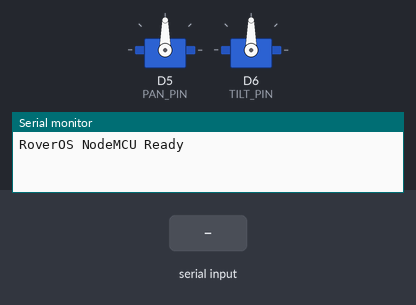
A sketch run on a simulated ESP8266 (NodeMCU). On the bench: 2 × servo, the last lines printed to the serial monitor. The inputs (shaded band) are chosen by the test bench.

Above: at 1.5 s.
1.6 s: "PAN:\n" received over Serial
At 2.3 s:
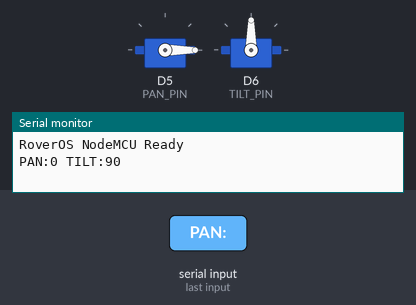
3.1 s: "TILT:\n" received over Serial
At 3.5 s:
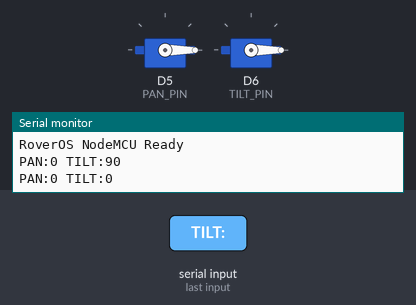
4.6 s: "PAN:90\n" received over Serial
At 5.8 s:
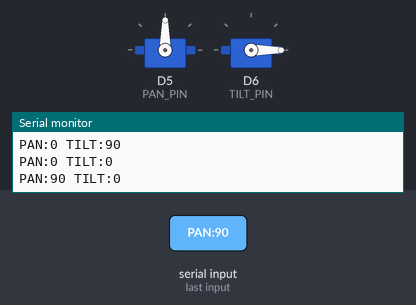
6.1 s: "PAN:,45\n" received over Serial
At 7.0 s:
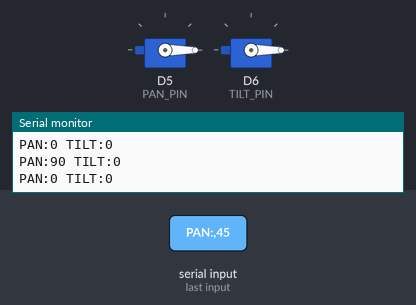
7.6 s: "TILT:90\n" received over Serial
At 8.1 s:
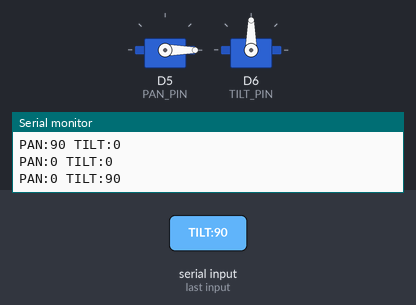
Timing chart, 0 to 10.1 s (numbered marks = the images above; inputs shaded):
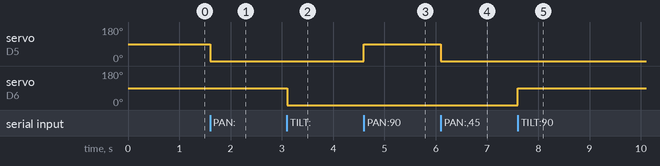

Measured:
- after the input at 1.6 s, servo on D5 (PAN_PIN): 90° → 0° at once
- after the input at 3.1 s, servo on D6 (TILT_PIN): 90° → 0° at once
- after the input at 4.6 s, servo on D5 (PAN_PIN): 0° → 90° at once
- after the input at 6.1 s, servo on D5 (PAN_PIN): 90° → 0° at once
- after the input at 7.6 s, servo on D6 (TILT_PIN): 0° → 90° at once

The sketch:

rover_controller.ino
```cpp
/*
 * RoverOS NodeMCU ESP8266 controller
 * Serial: 115200 baud, newline-terminated commands
 * Commands: PING, PAN:<0..180>, TILT:<0..180>
 * Pins: PAN D5/GPIO14, TILT D6/GPIO12
 *
 * Logical angle mapping lives on the Pi:
 * PAN -90 left, 0 center, +90 right
 * TILT -90 down, 0 center, +90 up
 *
 * Servo power must use a verified regulated external supply.
 * Share its GND with NodeMCU GND. Never use the 3V3 pin for servo power.
 */
#include <Servo.h>

Servo panServo;
Servo tiltServo;

const uint8_t PAN_PIN = D5;
const uint8_t TILT_PIN = D6;
int panAngle = 90;
int tiltAngle = 90;

void setup() {
  Serial.begin(115200);
  delay(300);
  panServo.attach(PAN_PIN);
  tiltServo.attach(TILT_PIN);
  panServo.write(panAngle);
  tiltServo.write(tiltAngle);
  Serial.println("RoverOS NodeMCU Ready");
}

void loop() {
  if (!Serial.available()) return;

  String command = Serial.readStringUntil('\n');
  command.trim();

  if (command == "PING") {
    Serial.println("PONG");
    return;
  }

  if (command.startsWith("PAN:")) {
    panAngle = constrain(command.substring(4).toInt(), 0, 180);
    panServo.write(panAngle);
  } else if (command.startsWith("TILT:")) {
    tiltAngle = constrain(command.substring(5).toInt(), 0, 180);
    tiltServo.write(tiltAngle);
  } else {
    Serial.println("ERR:UNKNOWN_COMMAND");
    return;
  }

  Serial.print("PAN:");
  Serial.print(panAngle);
  Serial.print(" TILT:");
  Serial.println(tiltAngle);
}
```
